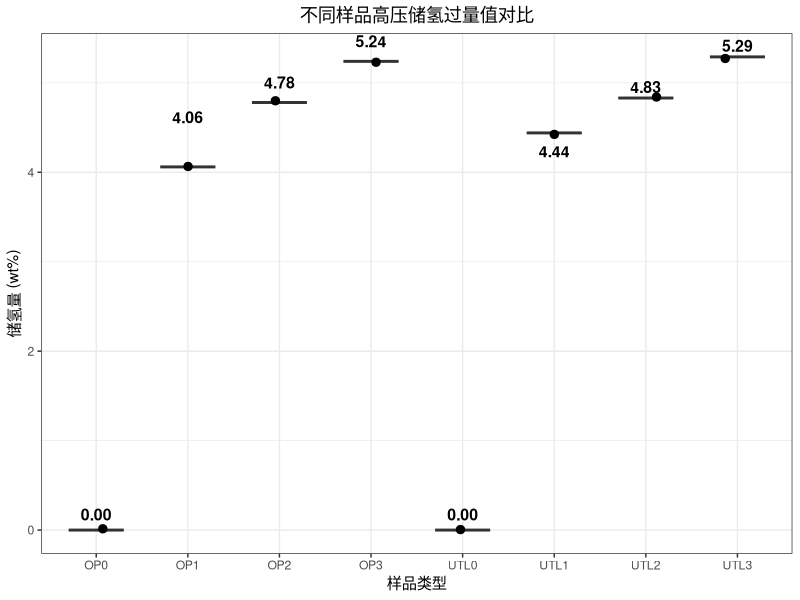
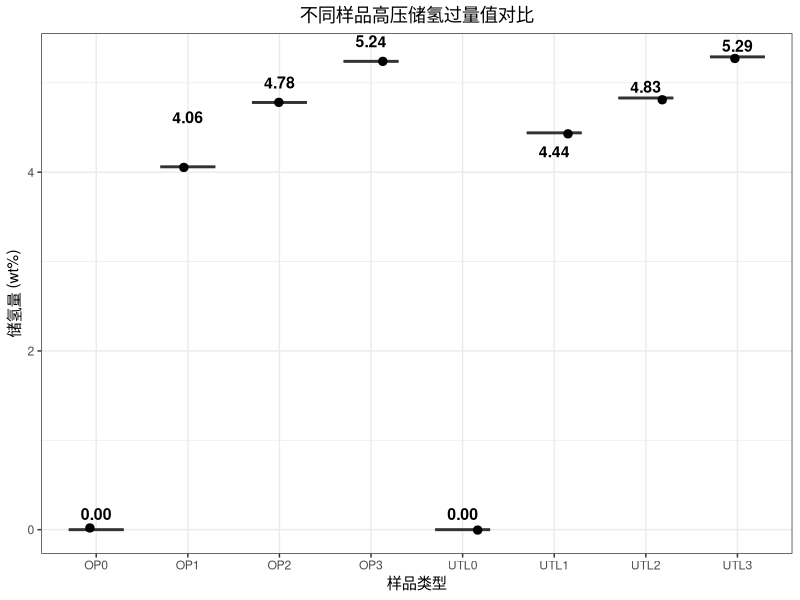

Generate these figures, in order, with R:
## ---- chunk 1
set.seed(123)

group <- factor(c("UTL0", "UTL1", "UTL2", "UTL3",
                  "OP0",  "OP1",  "OP2",  "OP3"))

H2_excess <- c(0, 4.44, 4.83, 5.29,
               0, 4.06, 4.78, 5.24)

BET_SSA <- c(5, 2008, 2378, 2814,
             3, 1700, 2218, 2417)

dat <- data.frame(group, H2_excess, BET_SSA)
dat
library(ggplot2)
library(dplyr)

mean_data <- dat %>%
  group_by(group) %>%
  summarise(mean_H2 = mean(H2_excess))

ggplot(dat, aes(x = group, y = H2_excess, fill = group)) +
  geom_boxplot(width = 0.6, outlier.shape = NA, alpha = 0.7) +
  geom_jitter(width = 0.2, size = 2.5, color = "black") +
  geom_text(data = mean_data,
            aes(label = sprintf("%.2f", mean_H2)),
            vjust = -0.8, size = 4, fontface = "bold") +
  labs(title = "不同样品高压储氢过量值对比",
       x = "样品类型",
       y = "储氢量 (wt%)") +
  theme_bw() +
  theme(plot.title = element_text(hjust = 0.5),
        legend.position = "none")
        cor_result <- cor.test(dat$BET_SSA, dat$H2_excess, method = "kendall")
cor_result

library(ggplot2)
library(dplyr)

mean_data <- dat %>%
  group_by(group) %>%
  summarise(mean_H2 = mean(H2_excess))

ggplot(dat, aes(x = group, y = H2_excess, fill = group)) +
  geom_boxplot(width = 0.6, outlier.shape = NA, alpha = 0.7) +
  geom_jitter(width = 0.2, size = 2.5, color = "black") +
  geom_text(data = mean_data,
            aes(label = sprintf("%.2f", mean_H2)),
            vjust = -0.8, size = 4, fontface = "bold") +
  labs(title = "不同样品高压储氢过量值对比",
       x = "样品类型",
       y = "储氢量 (wt%)") +
  theme_bw() +
  theme(plot.title = element_text(hjust = 0.5),
        legend.position = "none")

        cor_result <- cor.test(dat$BET_SSA, dat$H2_excess, method = "kendall")
cor_result
